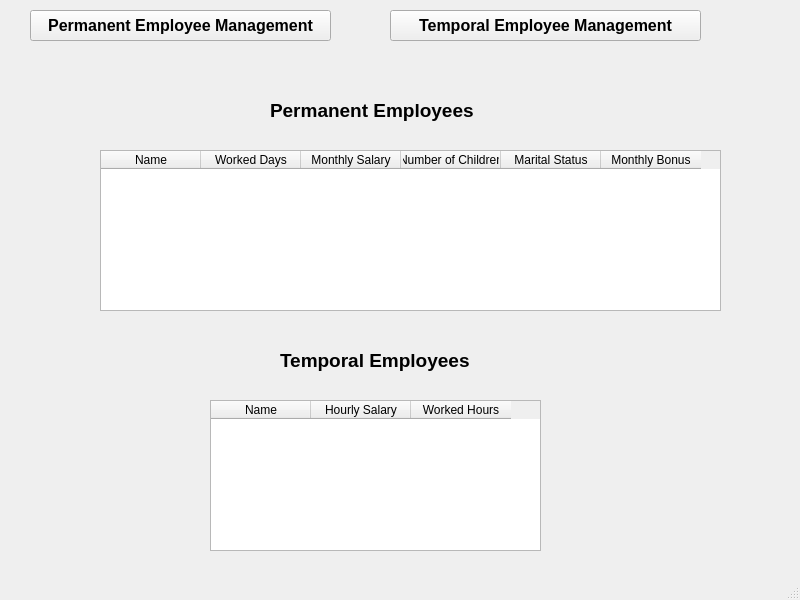
<?xml version="1.0" encoding="UTF-8"?>
<ui version="4.0">
 <class>MainWindow</class>
 <widget class="QMainWindow" name="MainWindow">
  <property name="geometry">
   <rect>
    <x>0</x>
    <y>0</y>
    <width>800</width>
    <height>600</height>
   </rect>
  </property>
  <property name="windowTitle">
   <string>MainWindow</string>
  </property>
  <widget class="QWidget" name="centralwidget">
   <widget class="QTableWidget" name="TemTable">
    <property name="geometry">
     <rect>
      <x>210</x>
      <y>400</y>
      <width>331</width>
      <height>151</height>
     </rect>
    </property>
    <column>
     <property name="text">
      <string>Name</string>
     </property>
    </column>
    <column>
     <property name="text">
      <string>Hourly Salary</string>
     </property>
    </column>
    <column>
     <property name="text">
      <string>Worked Hours</string>
     </property>
    </column>
   </widget>
   <widget class="QTableWidget" name="PermTable">
    <property name="geometry">
     <rect>
      <x>100</x>
      <y>150</y>
      <width>621</width>
      <height>161</height>
     </rect>
    </property>
    <column>
     <property name="text">
      <string>Name</string>
     </property>
    </column>
    <column>
     <property name="text">
      <string>Worked Days</string>
     </property>
    </column>
    <column>
     <property name="text">
      <string>Monthly Salary</string>
     </property>
    </column>
    <column>
     <property name="text">
      <string>Number of Children</string>
     </property>
    </column>
    <column>
     <property name="text">
      <string>Marital Status</string>
     </property>
    </column>
    <column>
     <property name="text">
      <string>Monthly Bonus</string>
     </property>
    </column>
   </widget>
   <widget class="QPushButton" name="PermanenEmployee">
    <property name="geometry">
     <rect>
      <x>30</x>
      <y>10</y>
      <width>301</width>
      <height>31</height>
     </rect>
    </property>
    <property name="font">
     <font>
      <pointsize>12</pointsize>
      <weight>75</weight>
      <bold>true</bold>
     </font>
    </property>
    <property name="text">
     <string>Permanent Employee Management</string>
    </property>
   </widget>
   <widget class="QPushButton" name="TemporealEmployee">
    <property name="geometry">
     <rect>
      <x>390</x>
      <y>10</y>
      <width>311</width>
      <height>31</height>
     </rect>
    </property>
    <property name="font">
     <font>
      <pointsize>12</pointsize>
      <weight>75</weight>
      <bold>true</bold>
     </font>
    </property>
    <property name="text">
     <string>Temporal Employee Management</string>
    </property>
   </widget>
   <widget class="QLabel" name="label">
    <property name="geometry">
     <rect>
      <x>270</x>
      <y>100</y>
      <width>221</width>
      <height>21</height>
     </rect>
    </property>
    <property name="font">
     <font>
      <pointsize>14</pointsize>
      <weight>75</weight>
      <bold>true</bold>
     </font>
    </property>
    <property name="text">
     <string>Permanent Employees</string>
    </property>
   </widget>
   <widget class="QLabel" name="label_3">
    <property name="geometry">
     <rect>
      <x>280</x>
      <y>350</y>
      <width>221</width>
      <height>21</height>
     </rect>
    </property>
    <property name="font">
     <font>
      <pointsize>14</pointsize>
      <weight>75</weight>
      <bold>true</bold>
     </font>
    </property>
    <property name="text">
     <string>Temporal Employees</string>
    </property>
   </widget>
  </widget>
  <widget class="QMenuBar" name="menubar">
   <property name="geometry">
    <rect>
     <x>0</x>
     <y>0</y>
     <width>800</width>
     <height>21</height>
    </rect>
   </property>
  </widget>
  <widget class="QStatusBar" name="statusbar"/>
 </widget>
 <resources/>
 <connections/>
</ui>
